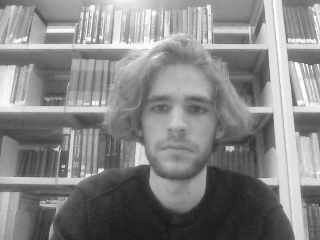
#> input picture demos/library.png, 320 x 240 px
$ python integraltests.py
#> lines starting #> are read from the running program, lines starting #| are printed output that depends on the picture
#%pylab
import cv2
from pylab import *

im = imread("../demos/library.png")
#> im is the input picture: shape (240, 320, 4) float32; mean R, G, B, A 0.526, 0.526, 0.526, 1
grey = uint8((im[:,:,0] + im[:,:,1] + im[:,:,2]) * 255)
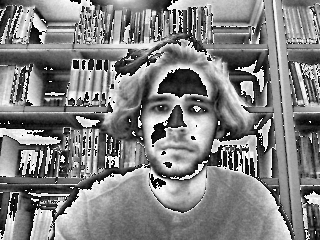
#> grey: shape (240, 320); min 1, max 255, mean 129.2

integral = cv2.integral(grey)
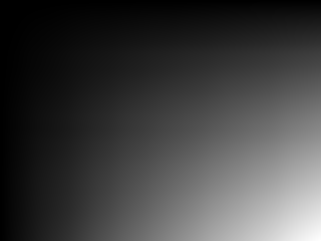
#> integral: shape (241, 321) int32; min 0, max 9921380, mean 2485942.1; drawn with min black and max white

indexmularray = int32(zeros(integral.shape))


for r in range(integral.shape[0]):
    for c in range(integral.shape[1]):
        indexmularray[r,c] = r*c*140


integralEvenCols = integral[:, 0::2][:,1:]
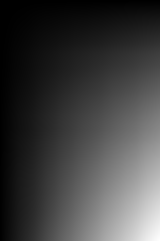
#> integralEvenCols: shape (241, 160) int32; min 0, max 9921380, mean 2501524.4; drawn with min black and max white
integralOddCols = integral[:, 1::2]


greySmall = grey[:120, :160]
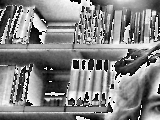
#> greySmall: shape (120, 160); min 1, max 255, mean 131.7
indexmularraySmall = indexmularray[:121, :161]
integralSmall = cv2.integral(greySmall)
integralSmallEvenCols = integral[:, 0::2][:,1:]
integralSmallOddCols = integral[:, 1::2]


im2 = imread("../demos/libraryflip.png")
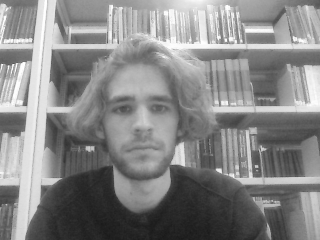
#> input picture demos/libraryflip.png, 320 x 240 px
#> im2 is the input picture: shape (240, 320, 4) float32; mean R, G, B, A 0.526, 0.526, 0.526, 1
grey2 = uint8((im2[:,:,0] + im2[:,:,1] + im2[:,:,2]) * 255)
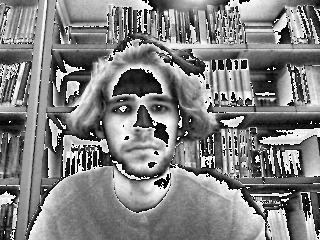
#> grey2: shape (240, 320); min 1, max 255, mean 129.2

integral2 = cv2.integral(grey2)

def deintegrate(integral, n):
    return (integral[n:,n:] - integral[0:-n,n:] - integral[n:,0:-n]) + integral[:-n,:-n]

def verticalPass(image):
    h = image.shape[0]
    w = image.shape[1]
    out = zeros((h+1,w+1))
    template = zeros((h+1,w+1))
    template[1:,1:] = image
    for col in range(h):
        out += template
        # Slide template down
        template = roll(template, 1, axis=0)
        template[0] = 0
    return out

def horizontalPass(vertImage):
    out = zeros(vertImage.shape)
    template = array(vertImage)

    for col in range(vertImage.shape[1]):
        out += template
        # Slide template right
        template = roll(template, 1, axis=1)
        template[:,0] = 0
    return out

def testIntegral(im=grey):
    integral_2pass = horizontalPass(verticalPass(im))
    return integral_2pass == cv2.integral(grey)


"""
Bits for 320*240*255 = 24.2

Bits for (integralEvenCols - integralOddCols).max() = 15.3
"""
